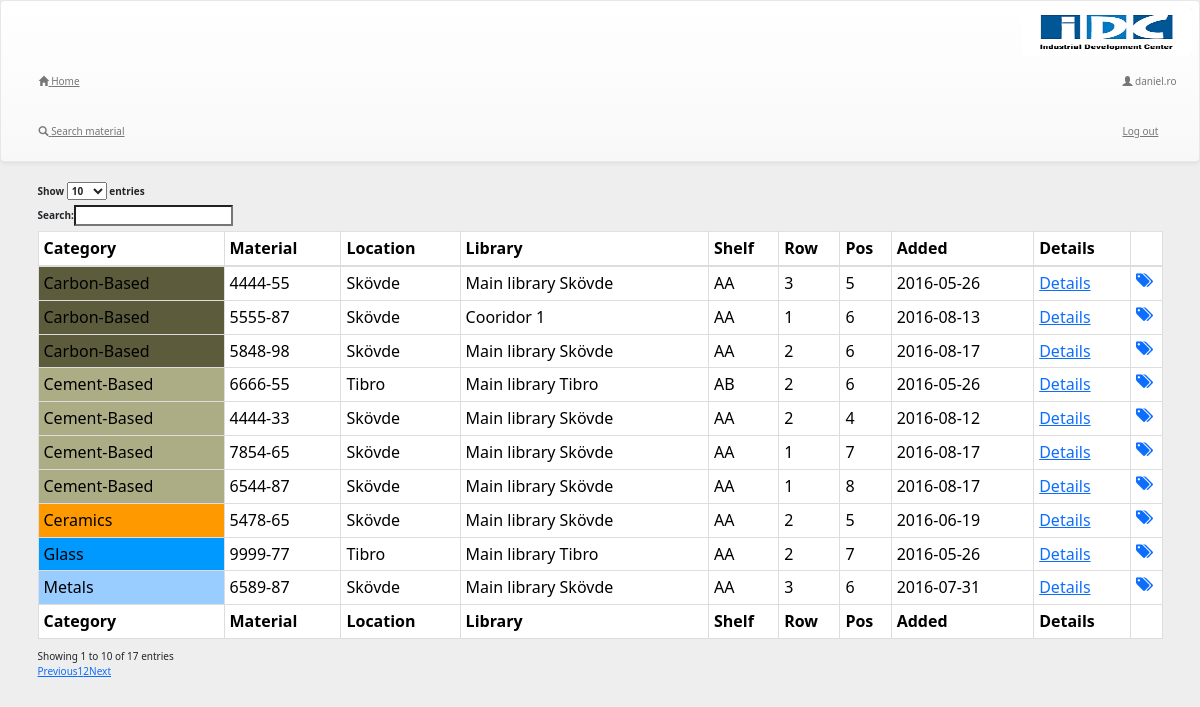
The app's page /search.php (signed in) with its own data.
### tables this page shows
CREATE TABLE `library` (
  `dt` datetime DEFAULT CURRENT_TIMESTAMP,
  `matstatus` varchar(50) DEFAULT 'OK',
  `eventtype` varchar(8) DEFAULT 'Insert',
  `username` varchar(30) DEFAULT NULL,
  `position` int(11) DEFAULT NULL,
  `rownumber` int(11) DEFAULT NULL,
  `shelfname` varchar(20) DEFAULT NULL,
  `placename` varchar(30) DEFAULT NULL,
  `placeposition` varchar(30) DEFAULT NULL,
  `id` varchar(10) NOT NULL DEFAULT '',
  `category` varchar(20) DEFAULT NULL,
  PRIMARY KEY (`id`),
  KEY `position` (`position`,`rownumber`,`shelfname`,`placename`,`placeposition`)
);

### search.php (the view, shortened to what this page needs)
<?php
		include 'navbar.php';
		include 'dbconnect.php';
?>
<!DOCTYPE html>
<html>
<head>
		<link rel="stylesheet" href="//maxcdn.bootstrapcdn.com/bootstrap/3.3.6/css/bootstrap.min.css" type="text/css" media='all' />
		<link rel="stylesheet" href="search.css" type="text/css" media='all' />
		<link rel="stylesheet" href="https://cdn.datatables.net/1.10.11/css/dataTables.bootstrap.min.css" type="text/css" media='all' />
		<link rel="stylesheet" type="text/css" href="//cdn.jsdelivr.net/bootstrap/latest/css/bootstrap.css" />
		<link rel="stylesheet" href="assets/font-awesomes/css/font-awesome.min.css">
</head>
<body>
<?php
    echo "<div class='container'>";
	echo "<div class='row'>";
	echo "<div id='no-more-tables'>";
		echo "<table id='example' class='table table-bordered table-bordered table-condensed cf' data-click-to-select='true' cellspacing='0' width='100%'>";
        echo '<thead class="cf">';
			echo '<tr>';
            echo '<th>Category</th>';
            echo '<th>Material</th>';
            echo '<th>Location</th>';
            echo '<th>Library</th>';
            echo '<th>Shelf</th>';
			echo '<th>Row</th>';
			echo '<th>Pos</th>';
			echo '<th>Added</th>';
			echo '<th>Details</th>';
			echo '<th data-field="operate" data-formatter="operateFormatter" data-events="operateEvents"></th>';
			echo '</tr>';
		echo '</thead>';
        echo '<tfoot class="cf">';
        echo '<tr>';
            echo '<th>Category</th>';
            echo '<th>Material</th>';
            echo '<th>Location</th>';
            echo '<th>Library</th>';
            echo '<th>Shelf</th>';
			echo '<th>Row</th>';
			echo '<th>Pos</th>';
			echo '<th>Added</th>';
			echo '<th>Details</th>';
			echo '<th data-field="operate" data-formatter="operateFormatter" data-events="operateEvents"></th>';
        echo '</tr>';
        echo '</tfoot>';
        echo '<tbody>';   $counter=0;
			foreach($pdo->query("SELECT * FROM library") as $row){
				$dt = new DateTime($row['dt']);
				echo "<tr>";
					if(preg_match('/Cement-Based/',$row['category'])){
						echo "<td data-title='Category' style=background-color:#adad85;>".$row['category']."</td>";
				}
					if(preg_match('/Metals/',$row['category'])){
						echo "<td data-title='Category' style=background-color:#99ccff;>".$row['category']."</td>";
				}
					if(preg_match('/Glass/',$row['category'])){
						echo "<td data-title='Category' style=background-color:#0099ff;>".$row['category']."</td>";
				}
					if(preg_match('/Carbon-Based/',$row['category'])){
						echo "<td data-title='Category' style=background-color:#5c5c3d;>".$row['category']."</td>";
				}
					if(preg_match('/Ceramics/',$row['category'])){
						echo "<td data-title='Category' style=background-color:#ff9900;>".$row['category']."</td>";
				}
				echo "<td data-title='Material'>".$row['id']."</td>";
                echo "<td data-title='Location'>".$row['placename']."</td>";
                echo "<td data-title='Library'>".$row['placeposition']."</td>";
                echo "<td data-title='Shelf'>".$row['shelfname']."</td>";
				echo "<td data-title='Row'>".$row['rownumber']."</td>";
				echo "<td data-title='Position'>".$row['position']."</td>";
				echo "<td data-title='Added'>".$dt->format('Y-m-d')."</td>";
				echo "<td data-title='Details'><a href='#'  id='detail".$counter."' class='showdiv'>Details</a></td>";
				echo "<td data-title=''><a class='save' href='javascript:void(0)' title='Save to my materials'><i class='fa fa-tags' aria-hidden='true'></i></a></td>";
			echo "</tr>";
			}
			echo '</tbody>';
?>
</body>
</html>

### style.css (style rules this page uses)
body { background: #eee !important; }

### records on screen
library: category "Carbon-Based", id "4444-55", placename "Skövde", placeposition "Main library Skövde", shelfname "AA", rownumber "3", position "5", dt "2016-05-26"
library: category "Cement-Based", id "6666-55", placename "Tibro", placeposition "Main library Tibro", shelfname "AB", rownumber "2", position "6", dt "2016-05-26"
library: category "Glass", id "9999-77", placename "Tibro", placeposition "Main library Tibro", shelfname "AA", rownumber "2", position "7", dt "2016-05-26"
library: category "Ceramics", id "5478-65", placename "Skövde", placeposition "Main library Skövde", shelfname "AA", rownumber "2", position "5", dt "2016-06-19"
library: category "Metals", id "6589-87", placename "Skövde", placeposition "Main library Skövde", shelfname "AA", rownumber "3", position "6", dt "2016-07-31"
library: category "Cement-Based", id "4444-33", placename "Skövde", placeposition "Main library Skövde", shelfname "AA", rownumber "2", position "4", dt "2016-08-12"
library: category "Carbon-Based", id "5555-87", placename "Skövde", placeposition "Cooridor 1", shelfname "AA", rownumber "1", position "6", dt "2016-08-13"
library: category "Cement-Based", id "7854-65", placename "Skövde", placeposition "Main library Skövde", shelfname "AA", rownumber "1", position "7", dt "2016-08-17"
library: category "Cement-Based", id "6544-87", placename "Skövde", placeposition "Main library Skövde", shelfname "AA", rownumber "1", position "8", dt "2016-08-17"
library: category "Carbon-Based", id "5848-98", placename "Skövde", placeposition "Main library Skövde", shelfname "AA", rownumber "2", position "6", dt "2016-08-17"

### other values on screen
$_SESSION['username'] "daniel.ro"
